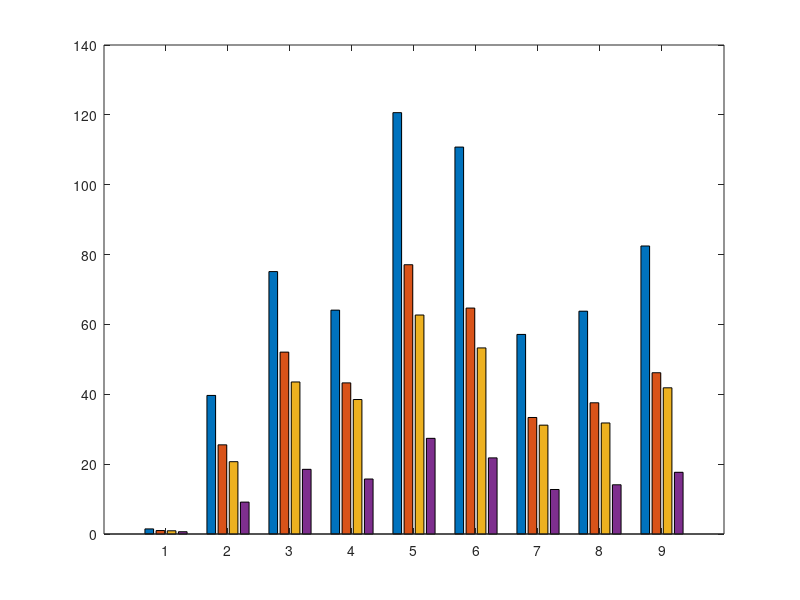

Here is the MATLAB script that generated this plot: (Note: this script raises an error after producing the figure.)
% get the figure handle
f = figure;

% elapsed time for each method
elapsed_time_box = [1.460306 39.673639 75.132291 64.093246 120.635146 110.777648 57.140650 63.791903 82.458022];
elapsed_time_sphere = [0.990574 25.529654 52.073329 43.266838 77.094668 64.687723 33.358215 37.570704 46.172744];
elapsed_time_octree = [0.922707 20.704475 43.528195 38.502979 62.694150 53.275849 31.164352 31.789115 41.856239];
elapsed_time_octree_parallel = [0.657100 9.132671 18.517580 15.745998 27.388155 21.797327 12.742534 14.095144 17.670262];
elapsed_time = [elapsed_time_box', elapsed_time_sphere', elapsed_time_octree', elapsed_time_octree_parallel'];

elapsed_time_kdtree_parallel = [0.671334 9.346859 17.835189 16.405274 26.847305 21.902070 13.347253 13.809111 17.234014];
elapsed_time_balanced_octree_parallel = [0.667803 8.943853 17.294256 14.647966 25.525726 20.990046 12.088673 13.121335 16.652906];
elapsed_time_tree = [elapsed_time_octree_parallel' elapsed_time_kdtree_parallel' elapsed_time_balanced_octree_parallel'];
%% linear search against tree search
% draw bar
b = bar(elapsed_time);
% highlight the minimun elapsed time search method
b(4).LineWidth = 2;
b(4).EdgeColor = 'red';

% title
title('elapsed time for three search methods');
% x-axis label
xlabel('Data Frame');
% y-axis label
ylabel('Elapsed Time'); 
% legend
legend('bounding box','bounding sphere','octree','octree (parallel)');

% store the image
saveas(f,'PA4OutputFig/elapsedtime/elapsed_time.png');

%% kd tree against octree
% draw bar
b = bar(elapsed_time_tree);
% highlight the minimun elapsed time search method
b(3).LineWidth = 2;
b(3).EdgeColor = 'red';

% title
title('elapsed time for tree search');
% x-axis label
xlabel('Data Frame');
% y-axis label
ylabel('Elapsed Time'); 
% legend
legend('octree', 'kdtree', 'balanced octree');

% store the image
saveas(f,'PA4OutputFig/elapsedtime/elapsed_time_tree.png');